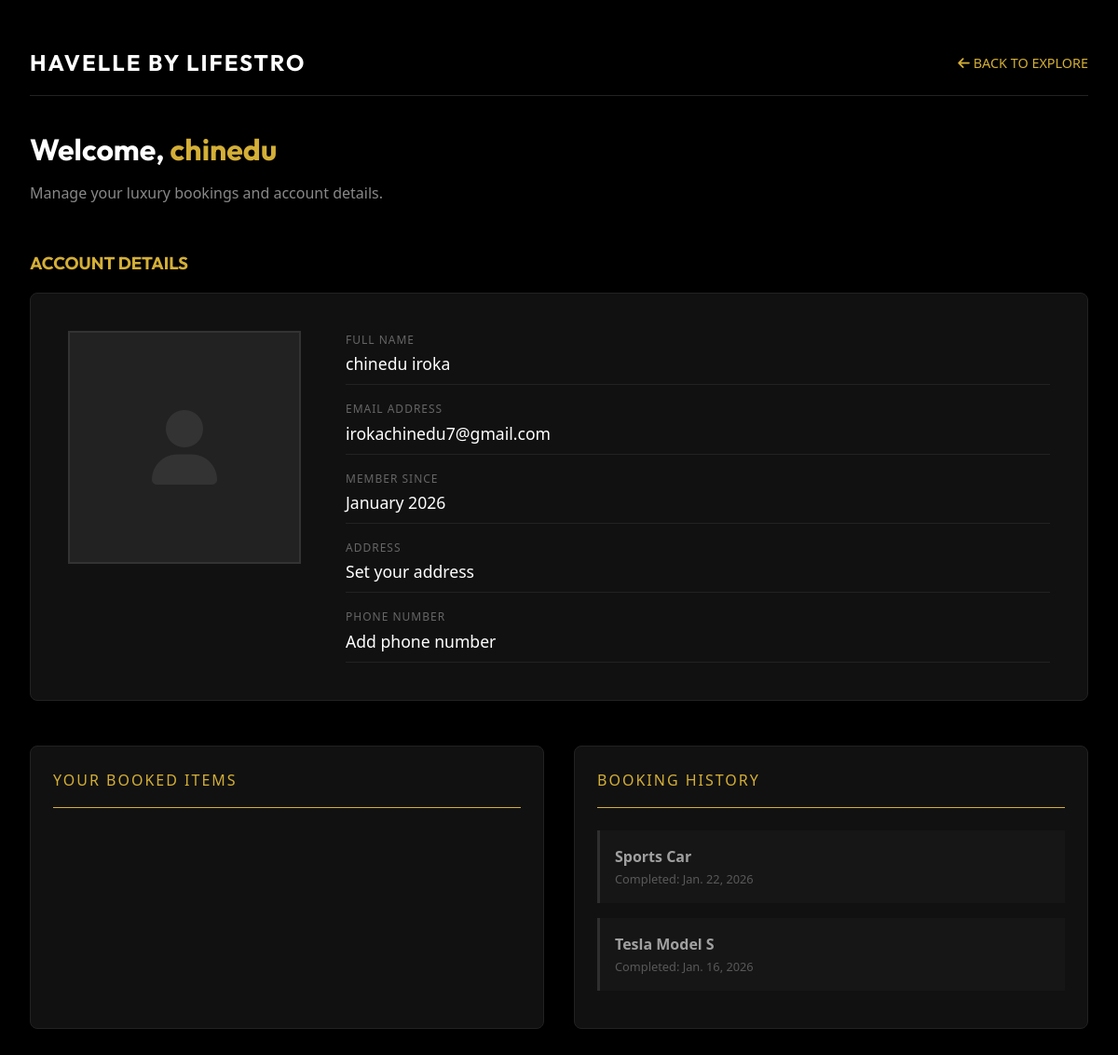
/profile/ (signed in), run on an earlier commit of the app's database.
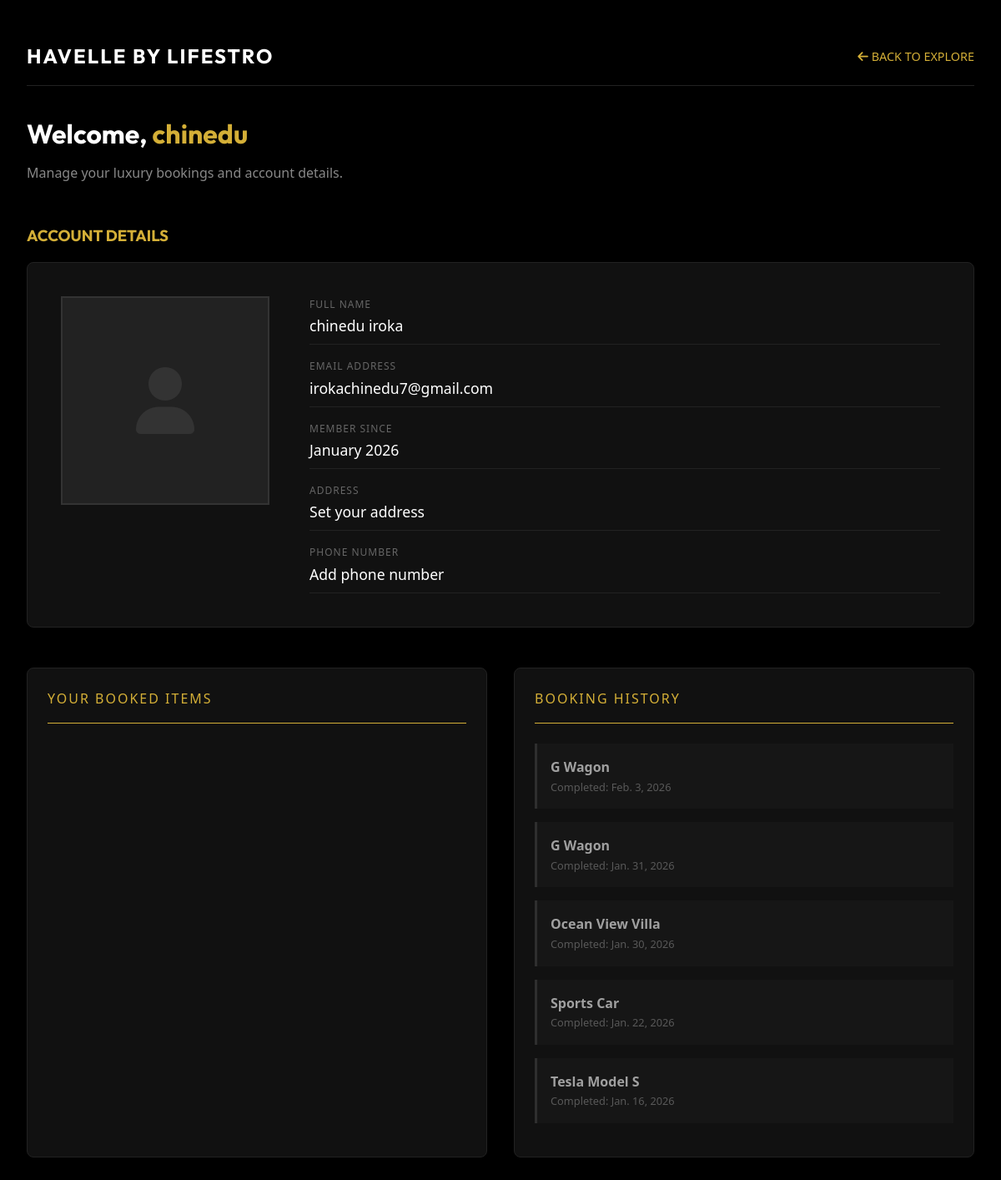
And on a later commit of the database.
### landing/models.py (models this page shows, shortened)
class Booking(models.Model):
    STATUS_CHOICES = [
        ('pending', 'Pending'),
        ('confirmed', 'Confirmed'),
        ('cancelled', 'Cancelled'),
        ('completed', 'Completed'),
    ]
    DURATION_CHOICES = [
        ('airport', 'Airport Pick-up / Drop-off'),
        ('10h', '10 Hours'),
        ('12h', '12 Hours'),
        ('More', 'Days'),
        ('custom', 'Select Return Date'),
    ]
    STAY_TYPE_CHOICES = [
        ('normal', 'Normal Stay'),
        ('party', 'Party/Event'),
    ]
    user = models.ForeignKey(User, on_delete=models.CASCADE, related_name='bookings')
    item = models.ForeignKey(RentalItem, on_delete=models.CASCADE, related_name='bookings')
    start_date = models.DateField()
    end_date = models.DateField(blank=True, null=True)
    status = models.CharField(max_length=20, choices=STATUS_CHOICES, default='pending')
    pickup_location = models.CharField(max_length=255, blank=True, null=True)
    destination = models.CharField(max_length=255, blank=True, null=True)
    duration_type = models.CharField(max_length=20, choices=DURATION_CHOICES, default='airport')
    number_of_guests = models.IntegerField(blank=True, null=True, help_text="Number of guests for apartment bookings")
    stay_type = models.CharField(
        max_length=20,
        choices=STAY_TYPE_CHOICES,
        blank=True,
        null=True,
        help_text="Type of stay for apartment bookings"
    )
    created_at = models.DateTimeField(auto_now_add=True)
    updated_at = models.DateTimeField(auto_now=True)
    class Meta:
        ordering = ['-created_at']
        indexes = [
            models.Index(fields=['item', 'start_date', 'end_date']),
            models.Index(fields=['user', '-created_at']),
            models.Index(fields=['status']),
        ]

class RentalItem(models.Model):
    category = models.ForeignKey(Category, on_delete=models.CASCADE, related_name='items')
    name = models.CharField(max_length=200)
    description = models.TextField()
    price_per_day = models.DecimalField(max_digits=10, decimal_places=2)
    rating = models.DecimalField(max_digits=3, decimal_places=1, default=5.0)
    image = models.ImageField(upload_to='rentals/')
    video_url = models.URLField(blank=True, null=True, help_text="Link to YouTube or Vimeo video")
    is_featured = models.BooleanField(default=False)

### landing/views.py (the view)
# urls.py: path('profile/', views.profile_view, name='profile'),
@login_required
def profile_view(request):
    profile_info, created = UserProfile.objects.get_or_create(user=request.user)
    user_bookings = Booking.objects.filter(user=request.user).order_by('-start_date')
    return render(request, 'landing/profile.html', {
        'bookings': user_bookings,
        'profile': profile_info,
        'today': timezone.now().date() # Add this line
    })

### landing/templates/landing/profile.html (shortened to what this page needs)
{% load static %}
<!DOCTYPE html>
<html lang="en">
<head>
    <link rel="stylesheet" href="{% static 'landing/css/style.css' %}">
    <link rel="stylesheet" href="https://cdnjs.cloudflare.com/ajax/libs/font-awesome/6.0.0/css/all.min.css">
</head>
<body>
    <div class="container">
        <nav class="profile-nav">
            <div class="logo">HAVELLE BY LIFESTRO</div>
            <a href="{% url 'index' %}" class="back-link"><i class="fas fa-arrow-left"></i> BACK TO EXPLORE</a>
        </nav>
        <section class="welcome-section">
            <h1>Welcome, <span class="gold-accent">{{ user.username }}</span></h1>
            <p>Manage your luxury bookings and account details.</p>
        </section>
        <h3 class="gold-accent" style="margin-bottom: 1rem;">ACCOUNT DETAILS</h3>
        <section class="account-layout">
            <div class="face-photo-container">
                {% if profile.face_photo %}
                <img src="{{ profile.face_photo.url }}" alt="Profile Photo">
                {% else %}
                <i class="fas fa-user fa-5x" style="color: #333;"></i>
                {% endif %}
            </div>
            <div class="details-list">
                <div class="detail-item">
                    <div class="detail-label">Full Name</div>
                    <div class="detail-value">{{ user.get_full_name|default:"Not Provided" }}</div>
                </div>
                <div class="detail-item">
                    <div class="detail-label">Email Address</div>
                    <div class="detail-value">{{ user.email }}</div>
                </div>
                <div class="detail-item">
                    <div class="detail-label">Member Since</div>
                    <div class="detail-value">{{ user.date_joined|date:"F Y" }}</div>
                </div>
                <div class="detail-item">
                    <div class="detail-label">Address</div>
                    <div class="detail-value">{{ profile.address|default:"Set your address" }}</div>
                </div>
                <div class="detail-item">
                    <div class="detail-label">Phone Number</div>
                    <div class="detail-value">{{ profile.phone_number|default:"Add phone number" }}</div>
                </div>
            </div>
        </section>
        <div class="booking-frames">
            <div class="frame">
                <div class="frame-header gold-accent">Your Booked Items</div>
            </div>
            <div class="frame">
                <div class="frame-header gold-accent">Booking History</div>
                {% for booking in bookings %}
                {% if booking.end_date < today %} <div class="booking-mini-card"
                    style="border-left-color: #444; opacity: 0.6;">
                    <div style="font-weight: bold;">{{ booking.item.name }}</div>
                    <div style="font-size: 0.8rem; color: #888;">Completed: {{ booking.end_date }}</div>
            </div>
            {% endif %}
            {% empty %}
            <p style="color: #444;">No past history.</p>
            {% endfor %}
        </div>
    </div>
    </div>
</body>
</html>

What changed in the data, as far as the page shows it:
added Booking: item.name "G Wagon", end_date "Feb. 3, 2026"
added Booking: item.name "G Wagon", end_date "Jan. 31, 2026"
added Booking: item.name "Ocean View Villa", end_date "Jan. 30, 2026"
